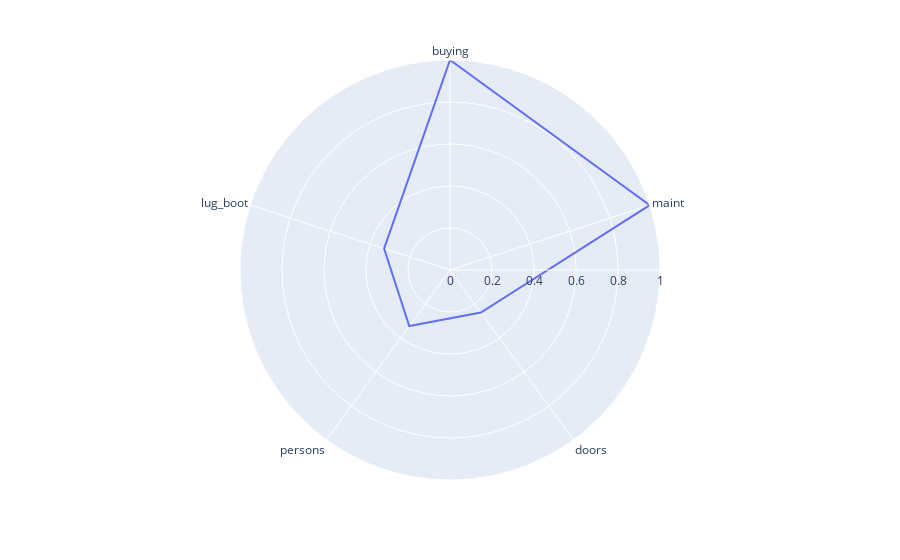

The notebook cell this image was saved under:
### Code cell
df = pd.DataFrame({
    'r': values,
    'theta': X3.columns[0:5]
})

fig = px.line_polar(df, r='r', theta='theta', line_close=True)
fig.show()

### Figure 1 — Plotly figure (JSON) as saved in the notebook; plotly's stock layout.template omitted (floating-point values rounded to 4 significant figures)
{"data": [{"hovertemplate": "r=%{r}<br>theta=%{theta}<extra></extra>", "legendgroup": "", "line": {"color": "#636efa", "dash": "solid"}, "marker": {"symbol": "circle"}, "mode": "lines", "name": "", "r": [1.0, 1.0, 0.25, 0.33, 0.33, 1.0], "showlegend": false, "subplot": "polar", "theta": ["buying", "maint", "doors", "persons", "lug_boot", "buying"], "type": "scatterpolar"}], "layout": {"polar": {"domain": {"x": [0.0, 1.0], "y": [0.0, 1.0]}, "angularaxis": {"direction": "clockwise", "rotation": 90}}, "legend": {"tracegroupgap": 0}, "margin": {"t": 60}}}
